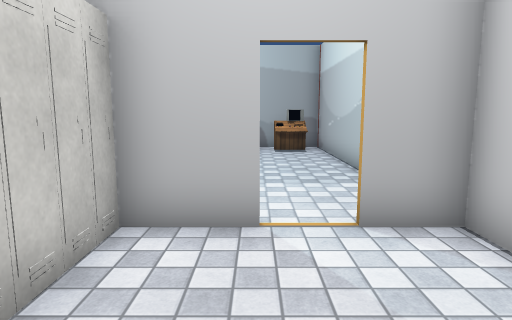
[1] (above)

18 first-person views from a walk through a scene from a Unity 3-D project. The camera is 1.5 m above the floor, tilts 8° down and sees 75° across. Doors are open. The floor is counted in squares, 1 m on a side. Each view is taken from the middle of a square. On the plan, view 1 faces up. The plan holds only what a view shows up to about 15 squares ahead; the rest is blank. The place goes on beyond the plan. The player character is not drawn. Some surface patterns are stand-ins.

[2]
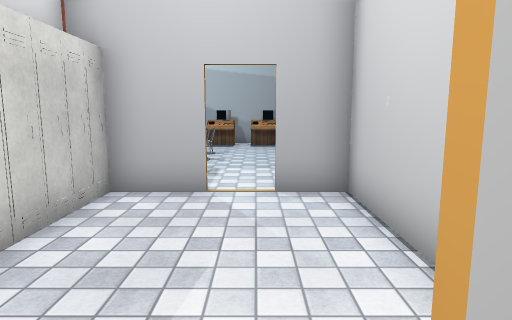

[3]
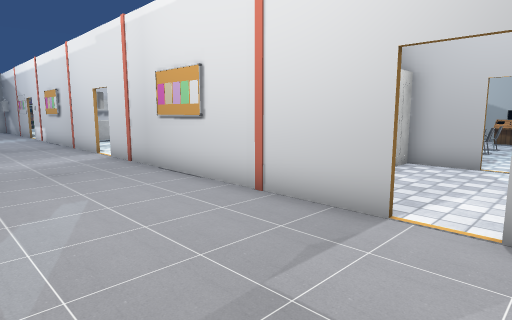

[4]
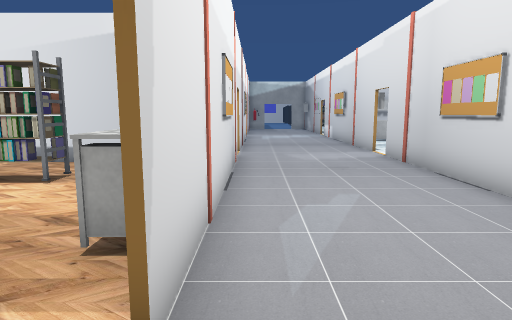

[5]
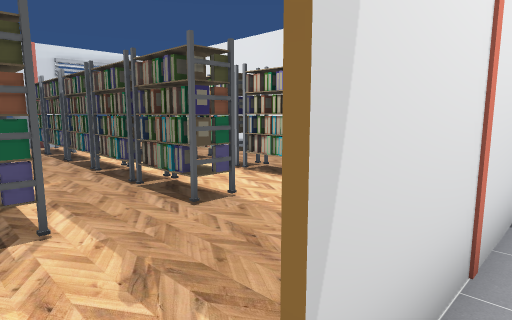

[6]
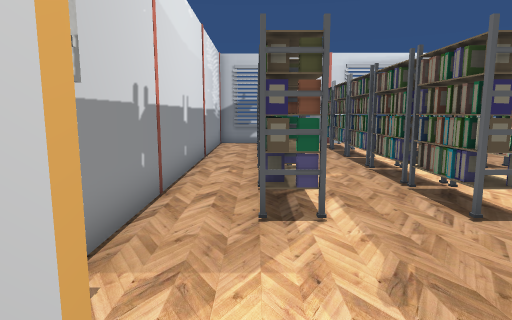

[7]
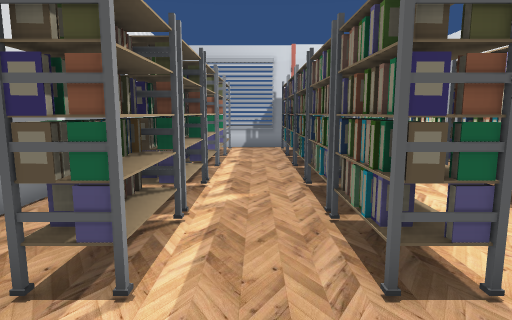

[8]
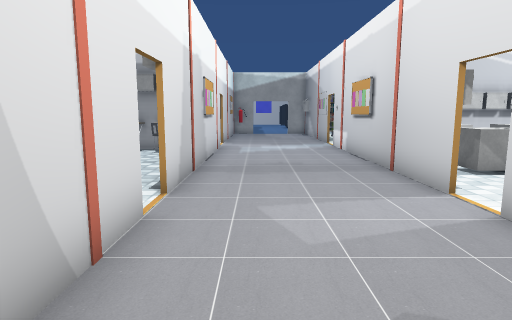

[9]
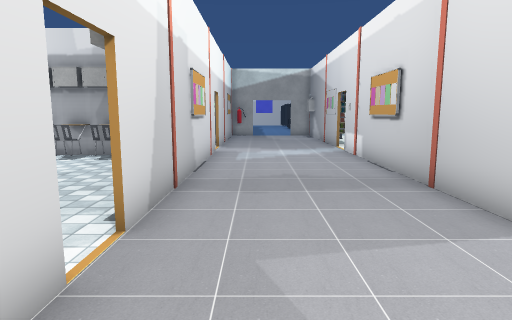

[10]
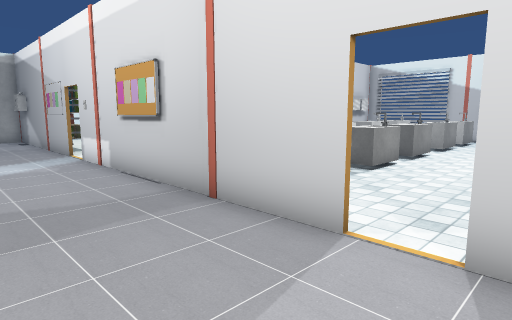

[11]
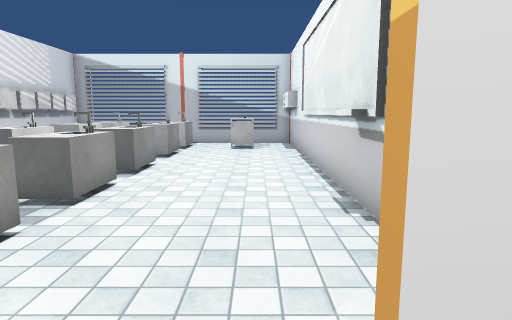

[12]
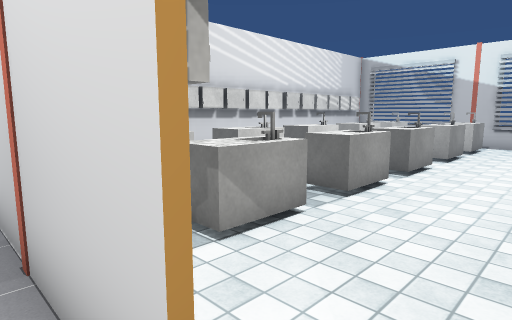

[13]
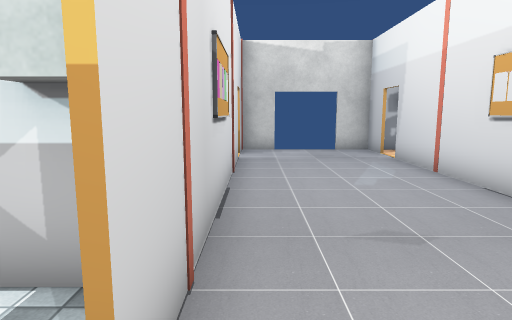

[14]
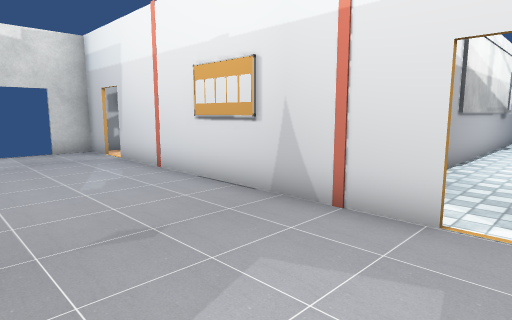

[15]
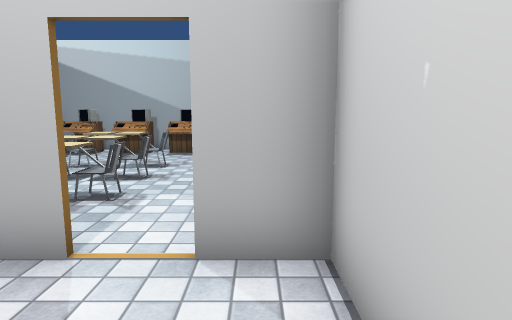

[16]
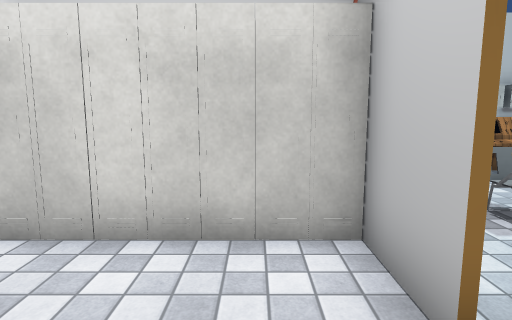

[17]
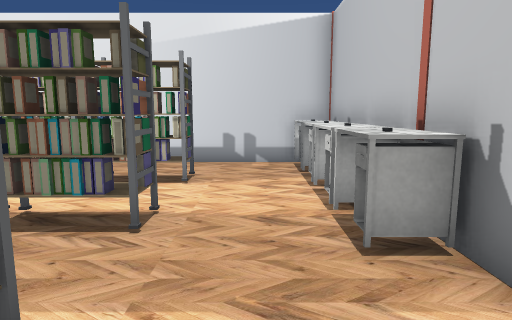

[18]
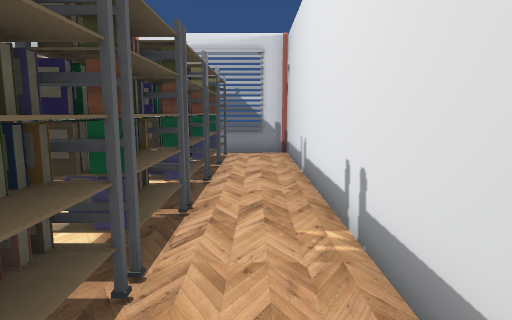

### Floor plan
Points are (right, up) in squares from view 1. A wall is a line through its corners. A room is listed if a view was taken in it or the views show most of it. See-through windows are left out.
Room 1 (views 1, 15, 16)
walls: (0.1, 4.3) (-1.5, 4.3); (2.8, 1.1) (2.8, 4.3) (1.2, 4.3)
ways out: open door at (0.5, -1) to room 2; open door at (0.5, 4)
objects: locker (-2, 0); locker (-2, 1); locker (-2, 2); locker (-2, 3); locker (-2, 4)
Room 2 (views 2, 3, 4, 5, 6, 7, 8, 9, 10, 11, 12, 13, 14, 17, 18)
walls: (-8.4, -1.4) (-9.8, -1.4); (-8.3, -0.6) (-8.3, 0.2); (-11, -1.4) (-11.5, -1.4); (-8.2, -6.5) (-8.2, -22.8) (-5.6, -22.8); (-9.8, -6.6) (-7.4, -6.6); (-8.6, 2.8) (-8.6, 3.9); (-3.6, -6.6) (0.1, -6.6); (0.1, -1.4) (-2.5, -1.4); (-18.4, -1.4) (-20.5, -1.4); (-0.8, -6.8) (-3.5, -6.8); (1.4, -6.6) (2.9, -6.6); (2.8, -2.9) (2.8, -1.4) (1.4, -1.4); (-20.4, -6.6) (-11, -6.6); (2.8, 8.9) (2.8, 13.5); (-3.5, -22.8) (0.4, -22.8); (2.8, -20.9) (2.8, -5.2)
ways out: open door at (0.5, -1) to room 1; opening at (-17, -6); open door at (-21, -1); open door at (-10.5, -7); open door at (-10.5, -1); open door at (0.5, -7); open door at (3, -4)
objects: other object (-22, -1); locker (-19, 4); locker (-19, 5); locker (-19, 6); locker (-19, 7); locker (-19, 8); locker (-19, 9); locker (-19, 10); locker (-19, 11); locker (-19, 12); other object (-19, 13); table (-17, 3) to (-16, 5); table (-17, 6) to (-16, 8); table (-17, 9) to (-16, 11); table (-17, 12) to (-16, 13); other object (-16, 2); table (-14, 0) to (-13, 2); table (-14, 3) to (-13, 5); table (-14, 6) to (-13, 8); table (-14, 9) to (-13, 11); table (-14, 12) to (-13, 13); locker (-12, -1); other object (-11, 12) to (-10, 13); locker (-8, 10); locker (-8, 11); other object (-7, -8) to (-6, -7); table (-7, 9) to (-6, 10); rack (-6, -22) to (-6, -20); rack (-6, -19) to (-5, -18); rack (-6, -17) to (-5, -16); rack (-6, -15) to (-5, -13); rack (-6, -12) to (-5, -11); other object (-6, -8) to (-5, -7); other object (-5, -7); other object (-5, -1); table (-5, 13) to (-4, 13); other object (-4, -8) to (-4, -7); rack (-3, -22) to (-2, -20); rack (-3, -19) to (-2, -18); rack (-3, -17) to (-2, -16); rack (-3, -15) to (-2, -13); rack (-3, -12) to (-2, -11); other object (-3, -8) to (-2, -7); other object (-3, 7) to (-2, 7); other object (-3, 10) to (-2, 11); table (-3, 13) to (-2, 13); other object (-2, 8); other object (-1, 7) to (0, 7); other object (-1, 8); other object (-1, 10) to (-1, 11); table (-1, 13) to (0, 13); rack (0, -22) to (0, -20); rack (0, -19) to (1, -18); rack (0, -17) to (1, -16); rack (0, -15) to (1, -13); rack (0, -12) to (1, -11); table (1, 13) to (2, 13)

Where each view was taken, in squares from view 1:
view 1: 0 up, 0 right, facing up
view 2: 2 down, 1 right, facing up
view 3: 6 down, 2 right, facing up-left
view 4: 6 down, 2 right, facing left
view 5: 6 down, 1 right, facing down-left
view 6: 6 down, 1 right, facing down
view 7: 8 down, 1 left, facing down
view 8: 5 down, 5 left, facing left
view 9: 5 down, 7 left, facing left
view 10: 5 down, 9 left, facing up-left
view 11: 2 down, 10 left, facing up
view 12: 2 down, 10 left, facing up-left
view 13: 2 down, 11 left, facing right
view 14: 2 down, 11 left, facing down-right
view 15: 1 up, 2 right, facing up
view 16: 3 up, 2 right, facing left
view 17: 9 down, 2 right, facing left
view 18: 10 down, 7 left, facing down
